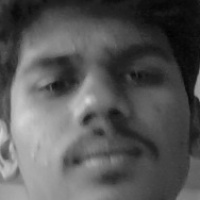
#> input picture dataset/Shakthi balaji S/0.jpg, 200 x 200 px, given in place of the camera
$ python collect_faces.py
#> lines starting #> are read from the running program, lines starting #| are printed output that depends on the picture; after the words box and inside, x2 and y2 are one past the last pixel; in counts of white or black regions, pixels touching at a corner belong together
### cascade_utils.py
from pathlib import Path
import urllib.request
import cv2

CASCADE_URL = "https://raw.githubusercontent.com/opencv/opencv/master/data/haarcascades/haarcascade_frontalface_default.xml"
CASCADE_DIR = Path(__file__).resolve().parent / "cascades"
CASCADE_PATH = CASCADE_DIR / "haarcascade_frontalface_default.xml"


def get_face_cascade():
    candidate_paths = [
        Path(cv2.data.haarcascades) / "haarcascade_frontalface_default.xml",
        Path(cv2.__file__).resolve().parent / "data" / "haarcascade_frontalface_default.xml",
        CASCADE_PATH,
        Path("haarcascade_frontalface_default.xml"),
    ]

    for path in candidate_paths:
        if path.exists():
            cascade = cv2.CascadeClassifier(str(path))
            if not cascade.empty():
                return cascade
#> the answer given: dataset/Shakthi balaji S/0.jpg

    CASCADE_DIR.mkdir(parents=True, exist_ok=True)
    try:
        urllib.request.urlretrieve(CASCADE_URL, str(CASCADE_PATH))
    except Exception:
        pass

    if CASCADE_PATH.exists():
        cascade = cv2.CascadeClassifier(str(CASCADE_PATH))
        if not cascade.empty():
            return cascade

    raise FileNotFoundError("Unable to find haarcascade_frontalface_default.xml")

### collect_faces.py
import cv2
import os
from pathlib import Path

from cascade_utils import get_face_cascade

DATA_DIR = Path("dataset")
FACE_CASCADE = get_face_cascade()


def collect_faces(student_name: str, sample_count: int = 30):
#> called with student_name = 'dataset/Shakthi balaji S/0.jpg', sample_count = 30
    student_dir = DATA_DIR / student_name
    student_dir.mkdir(parents=True, exist_ok=True)

    cap = cv2.VideoCapture(0)
    if not cap.isOpened():
        raise RuntimeError("Could not open camera")

    count = 0
    print(f"Collecting face samples for {student_name}. Look at the camera...")

    while True:
        ret, frame = cap.read()
#> frame is the input picture: shape (200, 200, 3); min 2, max 212, mean 87.5
        if not ret:
            break

        gray = cv2.cvtColor(frame, cv2.COLOR_BGR2GRAY)
        faces = FACE_CASCADE.detectMultiScale(gray, 1.3, 5)
#> faces = ()

        for (x, y, w, h) in faces:
            cv2.rectangle(frame, (x, y), (x + w, y + h), (255, 0, 0), 2)
            face_img = gray[y:y + h, x:x + w]
            face_img = cv2.resize(face_img, (200, 200))
            cv2.imwrite(str(student_dir / f"{count}.jpg"), face_img)
            count += 1
            if count >= sample_count:
                break
#> this loop made 0 passes
#> after the loop, count = 0

        cv2.putText(frame, f"Samples: {count}/{sample_count}", (10, 30), cv2.FONT_HERSHEY_SIMPLEX, 1, (0, 255, 0), 2)
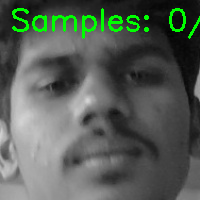
#> frame: shape (200, 200, 3); 3.17% of pixels changed, all inside (x1, y1, x2, y2) = (12, 8, 200, 39)
        cv2.imshow("Collect Faces", frame)

        if cv2.waitKey(1) & 0xFF == ord('q') or count >= sample_count:
#> (key q is pressed here)
            break

    cap.release()
    cv2.destroyAllWindows()
    print(f"Saved {count} samples for {student_name}")
#| Saved 0 samples for dataset/Shakthi balaji S/0.jpg


if __name__ == "__main__":
    name = input("Enter student name: ").strip()
    collect_faces(name)

$ run again, on dataset/Shakthi balaji S/10.jpg
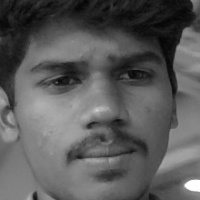
#> input picture dataset/Shakthi balaji S/10.jpg, 200 x 200 px, given in place of the camera
#> in collect_faces, frame is the input picture: shape (200, 200, 3); min 4, max 255, mean 90.3
#> faces = [[20, 17, 164, 164]]
#> the loop in collect_faces, `for (x, y, w, h) in faces:` made 1 pass
#> (x, y, w, h, count) on pass 1: (20, 17, 164, 164, 1)
#> after the loop in collect_faces, `for (x, y, w, h) in faces:`:
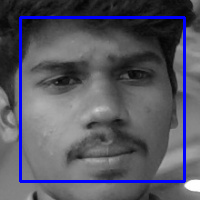
#> frame: shape (200, 200, 3); 4.91% of pixels changed, all inside (x1, y1, x2, y2) = (19, 16, 186, 183)
#> after the loop in collect_faces, `for (x, y, w, h) in faces:`: count = 1
#> in collect_faces, `cv2.putText(frame, f"Samples: {count}/{sample_count}", (10, 30), cv2.F..`:
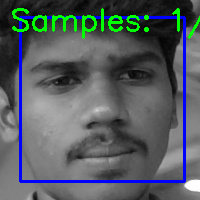
#> frame: shape (200, 200, 3); 2.96% of pixels changed, all inside (x1, y1, x2, y2) = (12, 8, 200, 39)
#| Saved 1 samples for dataset/Shakthi balaji S/10.jpg
